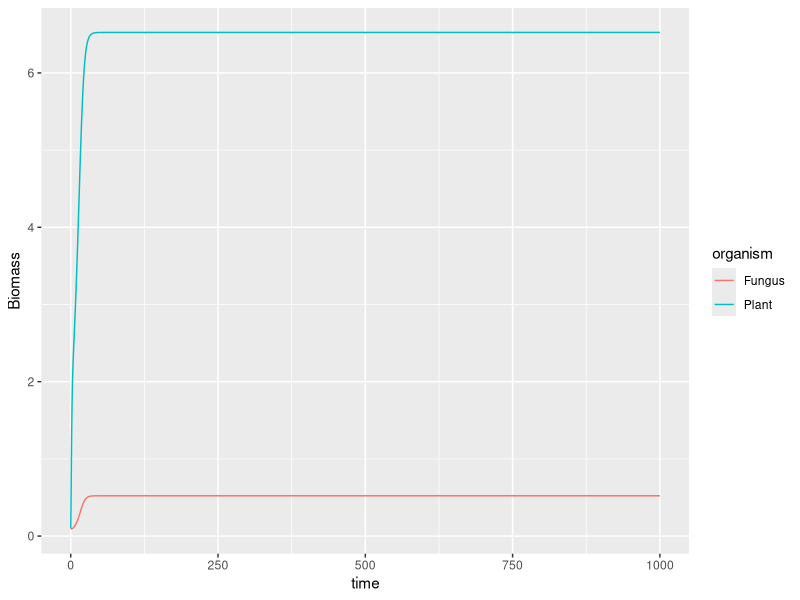

R code for this plot:
# Laura's re-working of Kristen's Leaky or Loyal model
# March 20, 2020

require(tidyverse)

# State Variables 
# 
# P = individual plant biomass (tree)
# A = individual fungus biomass
# N_P = Nutrient pool in the plant
# N_S = Nutrient pool in the soil
# 
# Parameters
# 
# g = growth rate of tree
# s = senescence. density independent mortality of tree (loss of leaves, branches, etc)
# d_P = density dependent mortality of tree (as a tree gets bigger, more likely to get hit by lightning etc.)
# r_A = rewards (in C) of tree to fungus. cost for tree, gain for fungus. 
# e_A = efficiency of conversion for tree C to fungus C. 
# m_A = density independent mortality of fungus
# d_A = density independent mortality of fungus
# u_P = nutrient uptake rate of tree 
# u_A = nutrient uptake rate of fungus
# l = leakiness of tree. nutrients that leave the tree and reenter the soil pool (decomposed leaves, root leakiness, etc.)
# 
# Parameter Set

g = 5 #growth rate of tree is higher than fungus
s = 1 #senescence is low compared to growth rate
e_A = .1 #standard energy flow between two trophic levels
r_A = .8 #close to optimal investment (see IV.)
m_A = 0 #set to zero so ZNGI goes through origin (see III.)
u_A = 1 #uptake of fungus is greater than plant to provide benefit ... ensure mutualism
u_P = 0.01 #uptake of plant lower than fungus 
l = 1 #small compared to total pool
d_A = 1 #easy value
d_P = 0 #set to zero to prevent equations from being insane
N_T = 5 #initial soil nutrient pool level

tset <- seq(from = 0, to = 1000, length.out = 5000) #create a time vector going from 0 to 1000. these numbers are fairly arbitrary, but good to show multiple "seasons" of length 200 later.
P.simu <- NaN*tset; P.simu[1] <- .1
A.simu <- NaN*tset; A.simu[1] <- .1 #both tree and plant start small, but not at zero. model if for growth, not generation.
Np.simu <- NaN*tset; Np.simu[1] <- .1 #relatively arbitrary start number. 
Ns.simu <- NaN*tset; Ns.simu[1] <- N_T - Np.simu[1] #Nutrients in plant (Np) and nutrients in soil (Ns) add to total nutrients in system (Nt)

for(i in 2:length(tset)){ #for loop with the equations for N, P, Np, and Ns within the model. 
  dt <- tset[i] - tset[i-1]
  P <- P.simu[i-1]
  A <- A.simu[i-1]
  N_P <- Np.simu[i-1]
  N_S <- Ns.simu[i-1]
  dP <- (P* (g*N_P/P - r_A*A - s*(1+d_P*P)))*dt
  dA <- (A* (e_A*r_A*P-m_A-d_A*A))*dt
  dNp <- (u_P*P*N_S + u_A*A*N_S - l*N_P)*dt
  dNs <- (-u_P*P*N_S - u_A*A*N_S + l*N_P)*dt
  P.simu[i] <- P + dP
  A.simu[i] <- A + dA
  Np.simu[i] <- N_P + dNp
  Ns.simu[i] <- N_S + dNs
  
}

Pcol <- 'forestgreen' #color of P in graphs
Acol <- 'darksalmon' #color of A in graphs

simulation_results = data.frame(time = tset, Plant = P.simu, Fungus = A.simu)

longform = simulation_results %>% gather(organism, "Biomass", -time)

ggplot(longform, aes(x = time, y = Biomass, group = organism, color = organism)) +
  geom_line()

# plot(x = tset, y = P.simu, type = 'l', col=Pcol, las = 1, lwd=2, xlab = 'Time', ylab = 'Biomass in C', ylim = c(0, max(c(P.simu,A.simu))))
# abline(h = 0) # I like to have this line as a reference
# lines(x = tset, y = A.simu, col = Acol, lwd = 2)
# legend(x = max(tset)*0.5, y = .35*max(c(P.simu,A.simu)), legend=c('P','A'),lwd= 2, col=c(Pcol,Acol), horiz=TRUE)
# 
# tail(P.simu)
# tail(A.simu) #tail functions allow you to see what the plant / fungus grows to in the end.